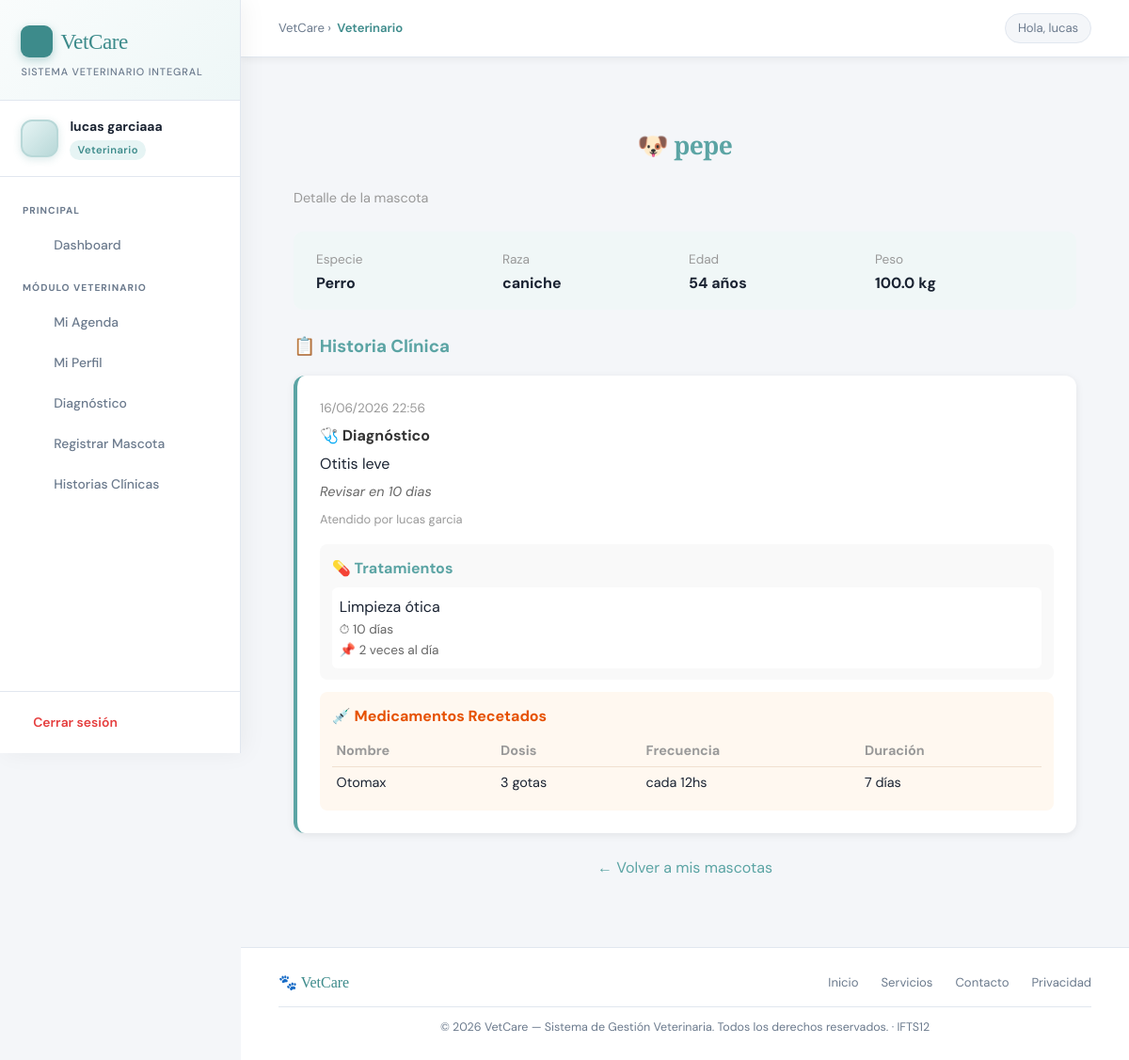
The page /mascotas/detalle/1 (signed in) on the database its author committed.
### app/models/usuario.py (models this page shows, shortened)
class Usuario(db.Model, UserMixin):
    id = db.Column(db.Integer, primary_key=True)
    nombre = db.Column(db.String(100), nullable=False)
    apellido = db.Column(db.String(100), nullable=False)
    dni = db.Column(db.String(20), unique=True, nullable=False)
    telefono = db.Column(db.String(20), nullable=False)
    correo = db.Column(db.String(150), unique=True, nullable=False)
    password_hash = db.Column(db.String(200), nullable=False)
    rol = db.Column(db.String(20), nullable=False)
    activo = db.Column(db.Boolean, default=True)

### app/models/mascota.py (models this page shows)
class Mascota (db.Model):
    id = db.Column(db.Integer, primary_key=True)
    nombre = db.Column(db.String(100), nullable = False)
    especie = db.Column(db.String(50), nullable = False)
    raza = db.Column(db.String(50), nullable = False)
    edad = db.Column(db.Integer, nullable = False)
    peso = db.Column(db.Float, nullable = False)
    dueno_id = db.Column(db.Integer, db.ForeignKey('usuario.id'), nullable = True)

### app/models/historia_clinica.py (models this page shows)
class Diagnostico(db.Model):
    __tablename__ = 'diagnostico'
    id = db.Column(db.Integer, primary_key=True)
    mascota_id = db.Column(db.Integer, db.ForeignKey('mascota.id'), nullable=False)
    veterinario_id = db.Column(db.Integer, db.ForeignKey('usuario.id'), nullable=False)
    fecha = db.Column(db.DateTime, default=datetime.utcnow, nullable=False)
    descripcion = db.Column(db.Text, nullable=False)
    observaciones = db.Column(db.Text, nullable=True)
    mascota = db.relationship('Mascota', backref='diagnosticos')
    veterinario = db.relationship('Usuario', foreign_keys=[veterinario_id])
    tratamientos = db.relationship('Tratamiento', backref='diagnostico', lazy=True)
    medicamentos = db.relationship('Medicamento', backref='diagnostico', lazy=True)

class Tratamiento(db.Model):
    __tablename__ = 'tratamiento'
    id = db.Column(db.Integer, primary_key=True)
    diagnostico_id = db.Column(db.Integer, db.ForeignKey('diagnostico.id'), nullable=False)
    descripcion = db.Column(db.Text, nullable=False)
    duracion = db.Column(db.String(100), nullable=True)  # ej: "10 días"
    indicaciones = db.Column(db.Text, nullable=True)

class Medicamento(db.Model):
    __tablename__ = 'medicamento'
    id = db.Column(db.Integer, primary_key=True)
    diagnostico_id = db.Column(db.Integer, db.ForeignKey('diagnostico.id'), nullable=False)
    nombre = db.Column(db.String(150), nullable=False)
    dosis = db.Column(db.String(100), nullable=False)      # ej: "5mg"
    frecuencia = db.Column(db.String(100), nullable=False) # ej: "cada 8 horas"
    duracion = db.Column(db.String(100), nullable=True)    # ej: "7 días"

### app/routes/mascotas.py (the view)
@mascotas.route('/mascotas/detalle/<int:id>')
@login_required
def detalle(id):
    mascota = Mascota.query.get_or_404(id)
    if current_user.rol == 'dueno' and mascota.dueno_id != current_user.id:
        flash('No tenés acceso a esa mascota.', 'error')
        return redirect(url_for('mascotas.listar'))
    diagnosticos = Diagnostico.query.filter_by(mascota_id=mascota.id)\
        .order_by(Diagnostico.fecha.desc()).all()
    return render_template('mascotas/detalle.html', mascota=mascota, diagnosticos=diagnosticos)

### app/models/usuario.py (called while the page is built)
@login_manager.user_loader
def load_user(user_id):
    return Usuario.query.get(int(user_id))

### app/templates/mascotas/detalle.html
{% extends 'base.html' %}
{% block content %}
<div style="max-width: 900px; margin: 40px auto; padding: 0 1rem;">
    <div style="margin-bottom: 1.5rem;">
        <h2 style="color: #5ba4a4;">
            {% if mascota.especie|lower == 'perro' %}🐶
            {% elif mascota.especie|lower == 'gato' %}🐱
            {% elif mascota.especie|lower == 'ave' %}🐦
            {% else %}🐾{% endif %}
            {{ mascota.nombre }}
        </h2>
        <p style="color: #999; font-size: 0.9rem; margin-top: 0.2rem;">Detalle de la mascota</p>
    </div>
    <div style="background: #f0f7f7; border-radius: 10px; padding: 1rem 1.5rem; margin-bottom: 1.5rem; display: grid; grid-template-columns: repeat(4, 1fr); gap: 0.5rem;">
        <div><span style="color:#999; font-size:0.85rem;">Especie</span><br><strong>{{ mascota.especie }}</strong></div>
        <div><span style="color:#999; font-size:0.85rem;">Raza</span><br><strong>{{ mascota.raza }}</strong></div>
        <div><span style="color:#999; font-size:0.85rem;">Edad</span><br><strong>{{ mascota.edad }} años</strong></div>
        <div><span style="color:#999; font-size:0.85rem;">Peso</span><br><strong>{{ mascota.peso }} kg</strong></div>
    </div>
    <h3 style="color: #5ba4a4; margin-bottom: 1rem;">📋 Historia Clínica</h3>
    {% if diagnosticos %}
        {% for diag in diagnosticos %}
        <div style="background: white; border-radius: 12px; padding: 1.5rem; box-shadow: 0 2px 8px rgba(0,0,0,0.08); margin-bottom: 1.5rem; border-left: 4px solid #5ba4a4;">
            <div style="font-size: 0.85rem; color: #999;">{{ diag.fecha.strftime('%d/%m/%Y %H:%M') }}</div>
            <h4 style="color: #333; margin: 0.3rem 0;">🩺 Diagnóstico</h4>
            <p>{{ diag.descripcion }}</p>
            {% if diag.observaciones %}
            <p style="color: #666; font-size: 0.9rem; margin-top: 0.3rem;"><em>{{ diag.observaciones }}</em></p>
            {% endif %}
            <div style="font-size: 0.8rem; color: #999; margin-top: 0.5rem;">
                Atendido por {{ diag.veterinario.nombre }} {{ diag.veterinario.apellido }}
            </div>
            {% if diag.tratamientos %}
            <div style="margin-top: 1rem; padding: 0.8rem; background: #f9f9f9; border-radius: 8px;">
                <strong style="color: #5ba4a4;">💊 Tratamientos</strong>
                {% for t in diag.tratamientos %}
                <div style="margin-top: 0.5rem; padding: 0.5rem; background: white; border-radius: 6px;">
                    <div>{{ t.descripcion }}</div>
                    {% if t.duracion %}<div style="font-size: 0.85rem; color: #666;">⏱ {{ t.duracion }}</div>{% endif %}
                    {% if t.indicaciones %}<div style="font-size: 0.85rem; color: #666;">📌 {{ t.indicaciones }}</div>{% endif %}
                </div>
                {% endfor %}
            </div>
            {% endif %}
            {% if diag.medicamentos %}
            <div style="margin-top: 0.8rem; padding: 0.8rem; background: #fff8f0; border-radius: 8px;">
                <strong style="color: #e65100;">💉 Medicamentos Recetados</strong>
                <table style="width: 100%; margin-top: 0.5rem; font-size: 0.9rem; border-collapse: collapse;">
                    <thead>
                        <tr style="color: #999; text-align: left;">
                            <th style="padding: 0.3rem;">Nombre</th>
                            <th style="padding: 0.3rem;">Dosis</th>
                            <th style="padding: 0.3rem;">Frecuencia</th>
                            <th style="padding: 0.3rem;">Duración</th>
                        </tr>
                    </thead>
                    <tbody>
                    {% for m in diag.medicamentos %}
                        <tr style="border-top: 1px solid #f0e0d0;">
                            <td style="padding: 0.3rem;">{{ m.nombre }}</td>
                            <td style="padding: 0.3rem;">{{ m.dosis }}</td>
                            <td style="padding: 0.3rem;">{{ m.frecuencia }}</td>
                            <td style="padding: 0.3rem;">{{ m.duracion or '-' }}</td>
                        </tr>
                    {% endfor %}
                    </tbody>
                </table>
            </div>
            {% endif %}
        </div>
        {% endfor %}
    {% else %}
        <div style="text-align: center; padding: 3rem; color: #999; background: white; border-radius: 12px; box-shadow: 0 2px 8px rgba(0,0,0,0.08);">
            <p>Todavía no hay diagnósticos registrados para esta mascota.</p>
        </div>
    {% endif %}
    <div style="text-align: center; margin-top: 1.5rem;">
        <a href="{{ url_for('mascotas.listar') }}" style="color: #5ba4a4; text-decoration: none;">← Volver a mis mascotas</a>
    </div>
</div>
{% endblock %}

### app/templates/base.html (shortened to what this page needs)
<!DOCTYPE html>
<html lang="es">
<head>
    <link rel="stylesheet" href="https://cdn.jsdelivr.net/npm/@tabler/icons-webfont@latest/tabler-icons.min.css">
</head>
<body>
{% if current_user.is_authenticated %}
<aside class="sidebar">
    <div class="sidebar-logo">
        <div class="brand">
            <div class="brand-icon"></div>
            VetCare
        </div>
        <div class="tagline">Sistema Veterinario Integral</div>
    </div>
    <div class="sidebar-user">
        <div class="user-avatar">
        </div>
        <div class="user-info">
            <div class="user-name">{{ current_user.nombre }} {{ current_user.apellido }}</div>
            <div class="user-role">{{ current_user.rol }}</div>
        </div>
    </div>
    <nav class="sidebar-nav">
        <div class="nav-section-label">Principal</div>
        <a href="{{ url_for('auth.dashboard') }}" class="nav-link">
            <span class="icon"></span> Dashboard
        </a>
        {% if current_user.rol == 'veterinario' %}
            <div class="nav-section-label">Módulo Veterinario</div>
            <a href="{{ url_for('veterinario.agenda') }}" class="nav-link">
                <span class="icon"></span> Mi Agenda
            </a>
            <a href="{{ url_for('veterinario.perfil') }}" class="nav-link">
                <span class="icon"></span> Mi Perfil
            </a>
            <a href="{{ url_for('veterinario.nuevo_diagnostico') }}" class="nav-link">
                <span class="icon"></span> Diagnóstico
            </a>
            <a href="{{ url_for('veterinario.registrar_mascota') }}" class="nav-link">
                <span class="icon"></span> Registrar Mascota
            </a>
            <a href="{{ url_for('mascotas.listar') }}" class="nav-link">
                <span class="icon"></span> Historias Clínicas
            </a>
        {% endif %}
    </nav>
    <div class="sidebar-footer">
        <a href="{{ url_for('auth.logout') }}" class="logout-btn">
            <span class="icon"></span> Cerrar sesión
        </a>
    </div>
</aside>
<div class="main-wrapper">
    <div class="inner-topbar">
        <div class="breadcrumb">
            VetCare &rsaquo; <span>{{ current_user.rol | capitalize }}</span>
        </div>
        <div class="top-right">
            <div class="greeting-chip">Hola, {{ current_user.nombre }}</div>
        </div>
    </div>
    <div class="main-content">
        {% block content %}{% endblock %}
    </div>
    <footer class="site-footer">
        <div class="footer-inner">
            <div class="footer-brand">🐾 VetCare</div>
            <div class="footer-links">
                <a href="#">Inicio</a>
                <a href="#">Servicios</a>
                <a href="#">Contacto</a>
                <a href="#">Privacidad</a>
            </div>
        </div>
        <div class="footer-copy">
            © 2026 VetCare — Sistema de Gestión Veterinaria. Todos los derechos reservados. · IFTS12
        </div>
    </footer>
</div>
{% endif %}
</body>
</html>

### rows shown on the page
Usuario: nombre "lucas", apellido "garciaaa", rol "Veterinario"
Mascota: nombre "pepe", especie "Perro", raza "caniche", edad "54", peso "100.0"
Diagnostico: fecha "16/06/2026 22:56", descripcion "Otitis leve", observaciones "Revisar en 10 dias", veterinario.nombre "lucas", veterinario.apellido "garcia"
Tratamiento: descripcion "Limpieza ótica", duracion "10 días", indicaciones "2 veces al día"
Medicamento: nombre "Otomax", dosis "3 gotas", frecuencia "cada 12hs", duracion "7 días"
